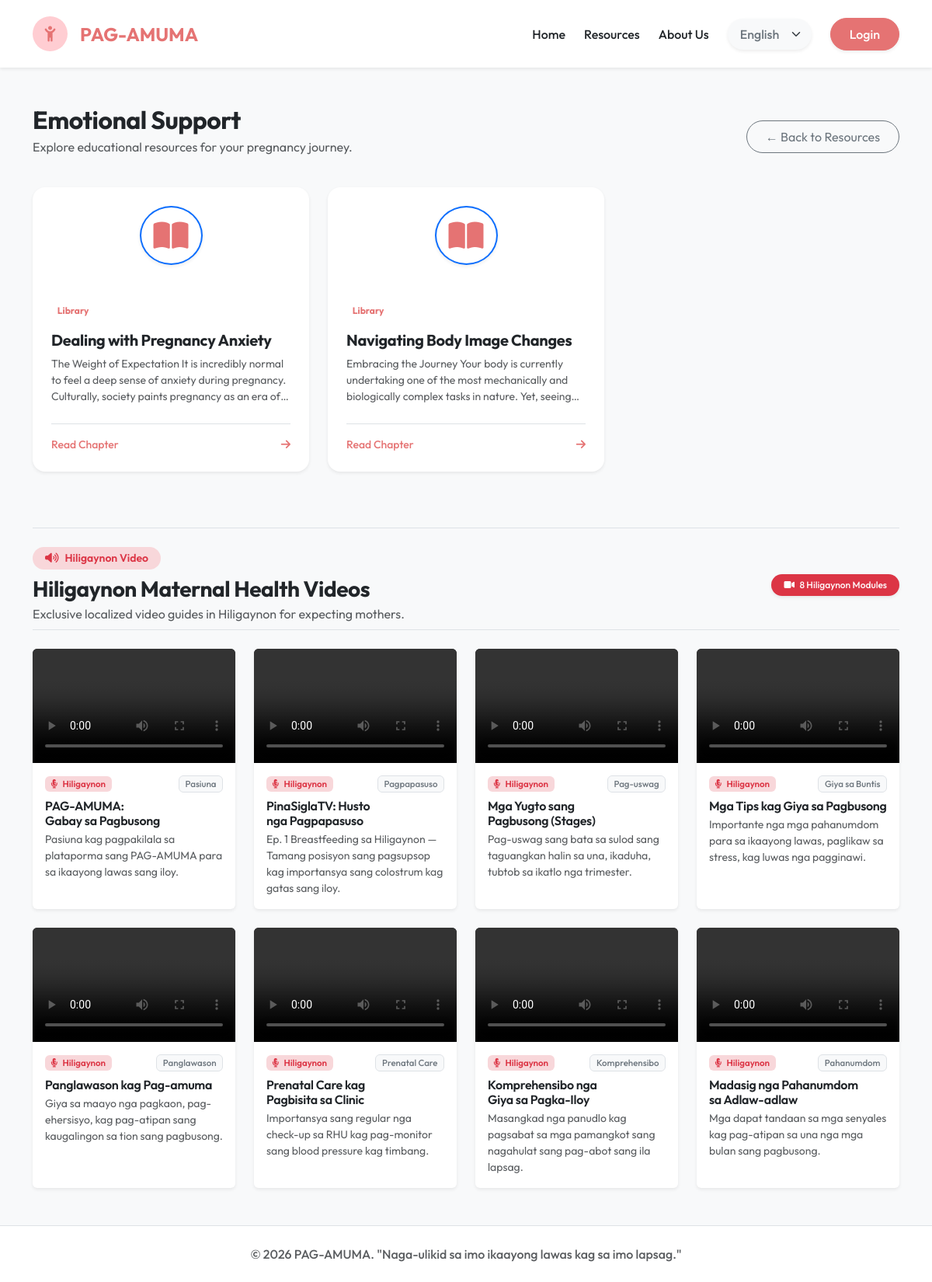
/guest_modules.php?category=emotional, run on the app's committed database.
### tables this page shows
CREATE TABLE IF NOT EXISTS `educational_modules` (
  `id` INT AUTO_INCREMENT PRIMARY KEY,
  `category` ENUM('health', 'parenting', 'emotional') NOT NULL,
  `title_en` VARCHAR(255) NOT NULL,
  `title_hil` VARCHAR(255) NOT NULL,
  `title_tl` VARCHAR(255) NOT NULL,
  `content_en` MEDIUMTEXT NOT NULL,
  `content_hil` MEDIUMTEXT NOT NULL,
  `content_tl` MEDIUMTEXT NOT NULL,
  `created_at` TIMESTAMP DEFAULT CURRENT_TIMESTAMP
);

### config/hiligaynon_videos.php (called while the page is built)
<?php
return [
    [
        'file' => 'pagamuma.mp4',
        'badge' => 'Pasiuna',
        'badge_color' => 'primary',
        'title' => 'PAG-AMUMA: Gabay sa Pagbusong',
        'desc' => 'Pasiuna kag pagpakilala sa plataporma sang PAG-AMUMA para sa ikaayong lawas sang iloy.',
    ],
    [
        'file' => 'PinaSiglaTV _ Ep 1 Breastfeeding (Hiligaynon) _ APMC-SN Visayas.mp4',
        'badge' => 'Pagpapasuso',
        'badge_color' => 'danger',
        'title' => 'PinaSiglaTV: Husto nga Pagpapasuso',
        'desc' => 'Ep. 1 Breastfeeding sa Hiligaynon — Tamang posisyon sang pagsupsop kag importansya sang colostrum kag gatas sang iloy.',
    ],
    [
        'file' => 'Pregstages.mp4',
        'badge' => 'Pag-uswag',
        'badge_color' => 'success',
        'title' => 'Mga Yugto sang Pagbusong (Stages)',
        'desc' => 'Pag-uswag sang bata sa sulod sang taguangkan halin sa una, ikaduha, tubtob sa ikatlo nga trimester.',
    ],
    [
        'file' => 'Tipsforpreg.mp4',
        'badge' => 'Giya sa Buntis',
        'badge_color' => 'warning',
        'title' => 'Mga Tips kag Giya sa Pagbusong',
        'desc' => 'Importante nga mga pahanumdom para sa ikaayong lawas, paglikaw sa stress, kag luwas nga pagginawi.',
    ],
    [
        'file' => 'pregnancytips.mp4',
        'badge' => 'Panglawason',
        'badge_color' => 'info',
        'title' => 'Panglawason kag Pag-amuma',
        'desc' => 'Giya sa maayo nga pagkaon, pag-ehersisyo, kag pag-atipan sang kaugalingon sa tion sang pagbusong.',
    ],
    [
        'file' => '0903 (2).mp4',
        'badge' => 'Prenatal Care',
        'badge_color' => 'danger',
        'title' => 'Prenatal Care kag Pagbisita sa Clinic',
        'desc' => 'Importansya sang regular nga check-up sa RHU kag pag-monitor sang blood pressure kag timbang.',
    ],
    [
        'file' => 'Copy of 0903 (1).mp4',
        'badge' => 'Komprehensibo',
        'badge_color' => 'dark',
        'title' => 'Komprehensibo nga Giya sa Pagka-Iloy',
        'desc' => 'Masangkad nga panudlo kag pagsabat sa mga pamangkot sang nagahulat sang pag-abot sang ila lapsag.',
    ],
    [
        'file' => 'VID.mp4',
        'badge' => 'Pahanumdom',
        'badge_color' => 'secondary',
        'title' => 'Madasig nga Pahanumdom sa Adlaw-adlaw',
        'desc' => 'Mga dapat tandaan sa mga senyales kag pag-atipan sa una nga mga bulan sang pagbusong.',
    ],
];

### guest_modules.php (the view, shortened to what this page needs)
<?php
require_once 'config/db.php';
$hiligaynonVideos = require 'config/hiligaynon_videos.php';
$category = $_GET['category'] ?? 'health';
$stmt = $pdo->prepare("SELECT * FROM educational_modules WHERE category = ?");
$stmt->execute([$category]);
$articles = $stmt->fetchAll(PDO::FETCH_ASSOC);
$titles = [
    'health' => ['en' => 'Health Modules', 'hil' => 'Mga Module sa Ikaayong Lawas', 'tl' => 'Mga Modyul sa Kalusugan'],
    'parenting' => ['en' => 'Parenting Basics', 'hil' => 'Mga Basiko sa Pagginikanan', 'tl' => 'Mga Pangunahing Kaalaman sa Pagiging Magulang'],
    'emotional' => ['en' => 'Emotional Support', 'hil' => 'Emosyonal nga Suporta', 'tl' => 'Emosyonal na Suporta']
];
$title_key = "menu_" . $category;
?>
<!DOCTYPE html>
<html lang="en">
<head>
    <link href="https://cdn.jsdelivr.net/npm/bootstrap@5.3.2/dist/css/bootstrap.min.css" rel="stylesheet">
    <link rel="stylesheet" href="assets/css/style.css">
    <link rel="stylesheet" href="https://cdnjs.cloudflare.com/ajax/libs/font-awesome/6.4.0/css/all.min.css">
</head>
<body class="bg-light">
    <nav class="navbar navbar-expand-lg navbar-light bg-white py-3 shadow-sm sticky-top">
        <div class="container">
            <a class="navbar-brand d-flex align-items-center" href="index.php">
                <div class="logo-circle-mobile me-3 d-flex align-items-center justify-content-center" style="width:45px;height:45px;background-color:var(--primary-light);border-radius:50%;">
                    <i class="fa-solid fa-child-reaching text-primary fs-5"></i>
                </div>
                <span class="fw-bold text-primary fs-4">PAG-AMUMA</span>
            </a>
            <div class="collapse navbar-collapse" id="navbarNav">
                <ul class="navbar-nav ms-auto align-items-center mt-3 mt-lg-0">
                    <li class="nav-item me-lg-4 mb-2 mb-lg-0">
                        <a class="nav-link fw-medium text-dark px-0 hover-primary" href="index.php" data-i18n="nav_home">Home</a>
                    </li>
                    <li class="nav-item me-lg-4 mb-2 mb-lg-0">
                        <a class="nav-link fw-medium text-dark px-0 hover-primary" href="index.php#resources" data-i18n="nav_resources">Resources</a>
                    </li>
                    <li class="nav-item me-lg-4 mb-2 mb-lg-0">
                        <a class="nav-link fw-medium text-dark px-0 hover-primary" href="index.php#about" data-i18n="nav_about">About Us</a>
                    </li>
                    <li class="nav-item me-lg-4 mb-3 mb-lg-0">
                        <select class="form-select border-0 bg-light text-secondary fw-medium shadow-sm py-2 px-3 rounded-pill" id="languageSelector">
                            <option value="en">English</option>
                        </select>
                    </li>
                    <li class="nav-item">
                        <a class="btn btn-primary px-4 py-2 rounded-pill fw-medium shadow-sm w-100" href="login.php" data-i18n="nav_login_btn">Login</a>
                    </li>
                </ul>
            </div>
        </div>
    </nav>
    <div class="container py-5 min-vh-100">
        <div class="row align-items-center mb-4">
            <div class="col-md-8">
                <h2 class="fw-bold text-dark mb-1" data-i18n="<?= htmlspecialchars($title_key) ?>"><?= htmlspecialchars($titles[$category]['en'] ?? 'Modules') ?></h2>
                <p class="text-muted" data-i18n="<?= htmlspecialchars($category . '_desc') ?>">Explore educational resources for your pregnancy journey.</p>
            </div>
            <div class="col-md-4 text-md-end mt-3 mt-md-0">
                <a href="index.php#resources" class="btn btn-outline-secondary rounded-pill px-4 py-2">&larr; Back to Resources</a>
            </div>
        </div>
        <div class="row g-4">
            <?php if(empty($articles)): ?>
                <div class="col-12 text-center text-muted py-5">
                    <i class="fa-solid fa-folder-open fs-1 mb-3 opacity-50"></i>
                    <h5 data-i18n="no_health_modules">No modules available yet.</h5>
                </div>
            <?php else: ?>
                <?php foreach ($articles as $article): ?>
                <div class="col-md-4 mb-4">
                    <a href="guest_read.php?id=<?= $article['id'] ?>" class="text-decoration-none h-100 d-block">
                        <div class="card border-0 shadow-sm rounded-4 h-100 overflow-hidden text-center text-md-start" style="transition: transform 0.2s;">
                            <div class="bg-primary-light p-4 d-flex justify-content-center align-items-center">
                                <i class="fa-solid fa-book-open fs-1 text-primary border border-2 border-primary rounded-circle p-3 bg-white shadow-sm"></i>
                            </div>
                            <div class="card-body p-4 d-flex flex-column">
                                <span class="badge bg-primary-light text-primary mb-3 align-self-start" data-i18n="health_library">Library</span>
                                <h5 class="fw-bold text-dark mb-2">
                                    <span class="lang-en"><?= htmlspecialchars($article['title_en']) ?></span>
                                </h5>
                                <div class="text-muted small flex-grow-1" style="max-height: 80px; overflow: hidden; display: -webkit-box; -webkit-line-clamp: 3; -webkit-box-orient: vertical;">
                                    <span class="lang-en"><?= strip_tags($article['content_en']) ?></span>
                                </div>
                                <div class="mt-4 pt-3 border-top text-primary fw-medium small d-flex justify-content-between align-items-center">
                                    <span data-i18n="read_chapter">Read Chapter</span>
                                    <i class="fa-solid fa-arrow-right"></i>
                                </div>
                            </div>
                        </div>
                    </a>
                </div>
                <?php endforeach; ?>
            <?php endif; ?>
        </div>
        <div class="mt-5 pt-4 border-top">
            <div class="d-flex align-items-center justify-content-between flex-wrap gap-2 mb-4 pb-2 border-bottom">
                <div>
                    <div class="d-inline-flex align-items-center gap-2 px-3 py-1 bg-danger-subtle text-danger rounded-pill small fw-semibold mb-2">
                        <i class="fa-solid fa-volume-high"></i> <span data-i18n="video_hil">Hiligaynon Video</span>
                    </div>
                    <h3 class="fw-bold text-dark mb-1" data-i18n="hil_videos_title">Hiligaynon Maternal Health Videos</h3>
                    <p class="text-muted mb-0" data-i18n="hil_videos_subtitle">Exclusive localized video guides in Hiligaynon for expecting mothers.</p>
                </div>
                <span class="badge bg-danger rounded-pill px-3 py-2 fw-medium shadow-sm"><i class="fa-solid fa-video me-1"></i> 8 Hiligaynon Modules</span>
            </div>
            <div class="row g-4">
                <?php foreach ($hiligaynonVideos as $v): ?>
                    <div class="col-12 col-md-6 col-lg-3">
                        <div class="card resource-card h-100 border-0 shadow-sm overflow-hidden bg-white">
                            <div class="ratio ratio-16x9 bg-dark">
                                <video controls preload="metadata" playsinline class="w-100 h-100" style="object-fit: contain;">
                                    <source src="video2/<?= htmlspecialchars($v['file']) ?>" type="video/mp4">
                                </video>
                            </div>
                            <div class="card-body p-3 text-start d-flex flex-column">
                                <div class="d-flex justify-content-between align-items-center mb-2">
                                    <span class="badge bg-danger-subtle text-danger fw-semibold" style="font-size: 0.72rem;">
                                        <i class="fa-solid fa-microphone-lines me-1"></i> Hiligaynon
                                    </span>
                                    <span class="badge bg-light text-secondary border fw-medium" style="font-size: 0.72rem;">
                                        <?= htmlspecialchars($v['badge']) ?>
                                    </span>
                                </div>
                                <h6 class="fw-semibold text-dark mb-1"><?= htmlspecialchars($v['title']) ?></h6>
                                <p class="card-text text-muted mb-0 small flex-grow-1"><?= htmlspecialchars($v['desc']) ?></p>
                            </div>
                        </div>
                    </div>
                <?php endforeach; ?>
            </div>
        </div>
    </div>
    <footer class="bg-white py-4 border-top mt-auto">
        <div class="container text-center">
            <p class="text-muted mb-0 fw-medium">&copy; 2026 PAG-AMUMA. "Naga-ulikid sa imo ikaayong lawas kag sa imo lapsag."</p>
        </div>
    </footer>
</body>
</html>

### assets/css/style.css (style rules this page uses)
:root { --primary-color: #e57373; --primary-hover: #ef5350; --primary-light: #ffcdd2; --primary-soft: #fff5f5; --secondary-color: #ffb74d; --accent-purple: #7c3aed; --accent-teal: #0d9488; --text-dark: #1e293b; --text-muted: #64748b; --bg-light: #f8fafc; --white: #ffffff; --border-subtle: rgba(0, 0, 0, 0.06); --shadow-sm: 0 2px 8px rgba(0,0,0,0.04); --shadow-md: 0 8px 24px -4px rgba(0,0,0,0.06); --shadow-lg: 0 16px 36px -6px rgba(229, 115, 115, 0.18), 0 6px 16px -2px rgba(0,0,0,0.04); }
html { scroll-behavior: smooth; }
body { font-family: 'Outfit', sans-serif; background-color: var(--bg-light); color: var(--text-dark); -webkit-font-smoothing: antialiased; }
h1, h2, h3, h4, h5, h6, .display-3, .display-4, .display-5, .display-6 { text-wrap: balance; letter-spacing: -0.015em; }
.logo-circle-mobile { width: 70px; height: 70px; background-color: var(--primary-light); border-radius: 50%; display: flex; align-items: center; justify-content: center; }
.btn-primary { background-color: var(--primary-color); border-color: var(--primary-color); transition: all 0.3s ease; box-shadow: 0 4px 15px rgba(229, 115, 115, 0.3); border-radius: 8px; }
.text-primary { color: var(--primary-color) !important; }

### data on the page
educational_modules: title_en "Dealing with Pregnancy Anxiety", content_en "The Weight of Expectation It is incredibly normal to feel a deep sense of anxiety during pregnancy. Culturally, society paints pregnancy as an era…"
educational_modules: title_en "Navigating Body Image Changes", content_en "Embracing the Journey Your body is currently undertaking one of the most mechanically and biologically complex tasks in nature. Yet,…"

### other printed values
$titles[$category]['en'] "Emotional Support"
$v['badge'] "Pasiuna"
$v['title'] "PAG-AMUMA: Gabay sa Pagbusong"
$v['desc'] "Pasiuna kag pagpakilala sa plataporma sang PAG-AMUMA para sa ikaayong lawas sang iloy."
$v['badge'] "Pagpapasuso"
$v['title'] "PinaSiglaTV: Husto nga Pagpapasuso"
$v['desc'] "Ep. 1 Breastfeeding sa Hiligaynon — Tamang posisyon sang pagsupsop kag importansya sang colostrum kag gatas sang iloy."
$v['badge'] "Pag-uswag"
$v['title'] "Mga Yugto sang Pagbusong (Stages)"
$v['desc'] "Pag-uswag sang bata sa sulod sang taguangkan halin sa una, ikaduha, tubtob sa ikatlo nga trimester."
$v['badge'] "Giya sa Buntis"
$v['title'] "Mga Tips kag Giya sa Pagbusong"
$v['desc'] "Importante nga mga pahanumdom para sa ikaayong lawas, paglikaw sa stress, kag luwas nga pagginawi."
$v['badge'] "Panglawason"
$v['title'] "Panglawason kag Pag-amuma"
